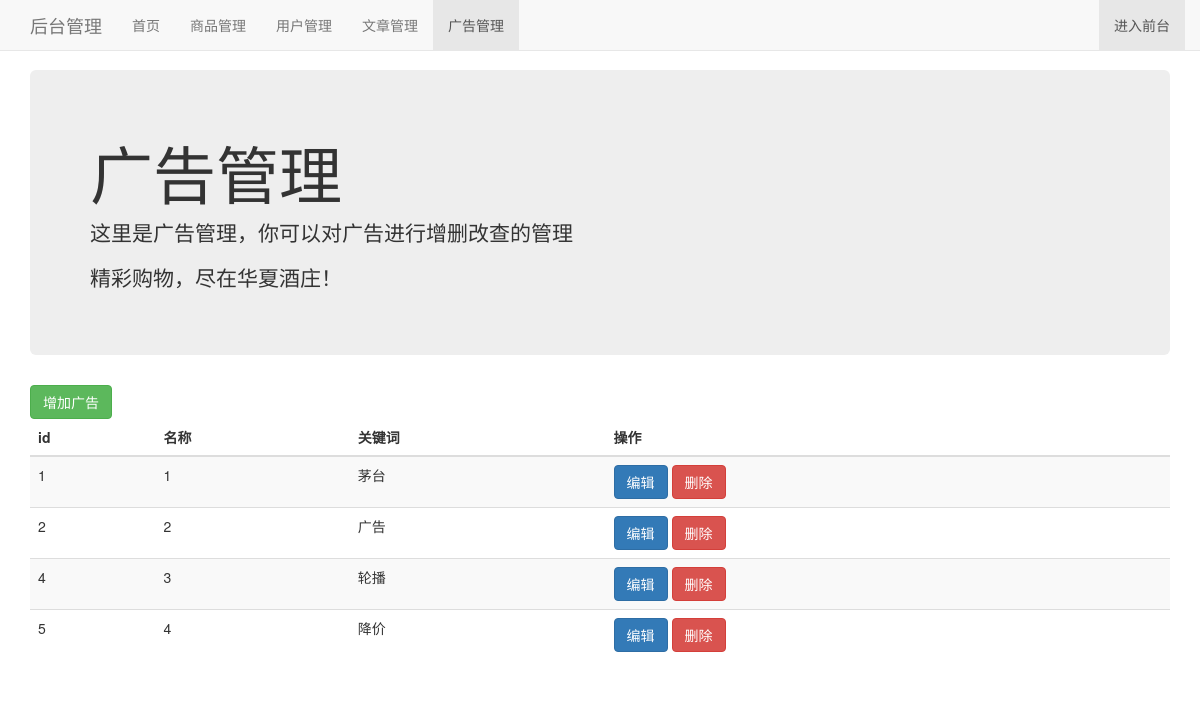
Screenshot of /admin/advlist.php with the database file from the repository.
### tables this page shows
CREATE TABLE `adv` (
  `id` int(10) NOT NULL AUTO_INCREMENT,
  `name` varchar(255) NOT NULL,
  `keywords` varchar(255) DEFAULT NULL,
  `picture` varchar(255) NOT NULL,
  `link` varchar(255) NOT NULL,
  PRIMARY KEY (`id`)
);

### admin/advlist.php (the view, shortened to what this page needs)
<?php
include '../conn.php';
 ?>
<!DOCTYPE html>
<html lang="zh">
  <head>
    <link href="./css/bootstrap.min.css" rel="stylesheet">
    <link href="./css/navbar-fixed-top.css" rel="stylesheet">
  </head>
  <body>
    <nav class="navbar navbar-default navbar-fixed-top">
      <div class="container">
        <div class="navbar-header">
          <a class="navbar-brand" href="#">后台管理</a>
        </div>
        <div id="navbar" class="navbar-collapse collapse">
          <ul class="nav navbar-nav">
            <li><a href="/admin/main.php">首页</a></li>
            <li><a href="/admin/goodslist.php">商品管理</a></li>
            <li><a href="/admin/userlist.php">用户管理</a></li>
            <li><a href="/admin/articlelist.php">文章管理</a></li>
            <li class="active"><a href="/admin/advlist.php">广告管理</a></li>
          </ul>
          <ul class="nav navbar-nav navbar-right">
            <li class="active"><a href="/index.php">进入前台 <span class="sr-only">(current)</span></a></li>
          </ul>
        </div>
      </div>
    </nav>
    <div class="container">
      <div class="jumbotron">
        <h1>广告管理</h1>
        <p>这里是广告管理，你可以对广告进行增删改查的管理</p>
        <p>精彩购物，尽在华夏酒庄！</p>
      </div>
<table class="table table-striped">
              <a href="addadv.php" class="btn btn-success">增加广告</a>
              <thead>
                <tr>
                  <th>id</th>
                  <th>名称</th>
                  <th>关键词</th>
                  <th>操作</th>
                </tr>
              </thead>
              <tbody>
            <?php
            $sql = "SELECT * FROM adv";
            $result = $conn->query($sql);
            if ($result->num_rows > 0) {
              while($row = $result->fetch_assoc()) {
                ?>
          <tr>
            <td><?php echo $row["id"]; ?></td>
            <td><?php echo $row["name"]; ?></td>
            <td><?php echo $row["keywords"]; ?></td>
            <td>
              <a href="editadv.php?advid=<?php echo $row['id'];?>" class="btn btn-primary">编辑</a>
              <button  class="btn btn-danger" data-toggle="modal" onclick="deladv(<?php echo $row['id']?>)" data-target="#myModal">删除</button>
            </td>
          </tr>
                <?php
              }
            } else {
              echo "0 个结果";
            }
            ?>
          </tbody>
        </table>
  </body>
</html>

### admin/css/navbar-fixed-top.css (style rules this page uses)
body { min-height: 2000px; padding-top: 70px; }

### rows the page displays
adv: id "1", name "1", keywords "茅台"
adv: id "2", name "2", keywords "广告"
adv: id "4", name "3", keywords "轮播"
adv: id "5", name "4", keywords "降价"
